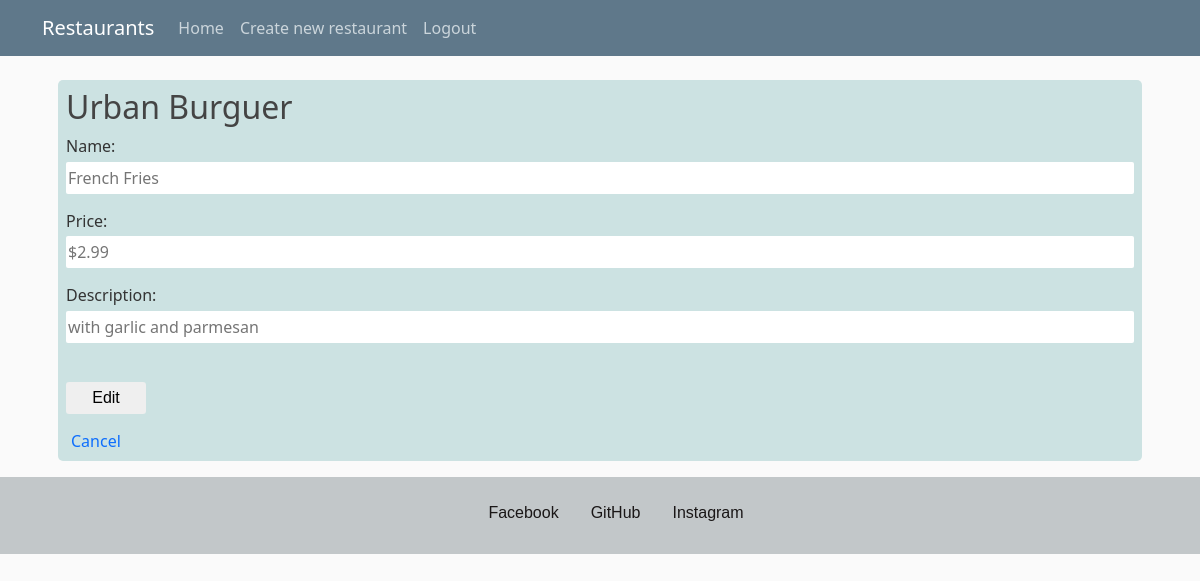
The page /restaurant/1/menu/2/edit (signed in) on the database its author committed.
### restaurant_appf/models.py (models this page shows, shortened)
class Restaurant(db.Model):
    __tablename__ = 'restaurant'
    id = db.Column(db.Integer, primary_key=True)
    name = db.Column(db.String(250), nullable=False)
    user_id = db.Column(db.Integer, db.ForeignKey('user.id'))
    user = db.relationship(User)

class MenuItem(db.Model):
    __tablename__ = 'menu_item'
    name = db.Column(db.String(80), nullable=False)
    id = db.Column(db.Integer, primary_key=True)
    description = db.Column(db.String(250))
    price = db.Column(db.String(8))
    course = db.Column(db.String(250))
    restaurant_id = db.Column(db.Integer, db.ForeignKey('restaurant.id'))
    restaurant = db.relationship(Restaurant)
    user_id = db.Column(db.Integer, db.ForeignKey('user.id'))
    user = db.relationship(User)

### restaurant_appf/routes.py (the view)
@app.route('/restaurant/<int:restaurant_id>/menu/<int:menu_id>/edit', methods=['GET', 'POST'])
@login_required
def edit_menu_item(restaurant_id, menu_id):
    restaurant = db.session.query(Restaurant).filter_by(id=restaurant_id).first()
    items = db.session.query(MenuItem).filter_by(id=menu_id).first()
    if request.method == 'POST':
        if request.form['menu_name']:
            items.name = request.form['menu_name']
        if request.form['menu_price']:
            items.price = request.form['menu_price']
        if request.form['menu_description']:
            items.description = request.form['menu_description']
        db.session.add(items)
        db.session.commit()
        flash('Item edited successfully!', 'success')
        return redirect(url_for('show_menu', restaurant_id=restaurant_id))
    else:
        return render_template('edit_menu_item.html', restaurant_id=restaurant_id, menu_id=menu_id, i=items, r=restaurant)

### restaurant_appf/models.py (called while the page is built)
@login_manager.user_loader
def load_user(user_id):
    try:
        return User.query.get(user_id)
    except:
        return None

### restaurant_appf/templates/edit_menu_item.html
{% extends "layout.html" %}
{% block content %}
<div class="main_div">
  <h2>{{ r.name }}</h2>
  <form class="" action="{{ url_for('edit_menu_item', restaurant_id=restaurant_id, menu_id=menu_id) }}" method="post">
    <p>Name:</p>
    <input type="text" name="menu_name" placeholder="{{ i.name }}">
    <p>Price:</p>
    <input type="text" name="menu_price" placeholder="{{ i.price }}">
    <p>Description:</p>
    <input type="text" name="menu_description" placeholder="{{ i.description }}">
    <br> <br>
    <input type="submit" value="Edit">
  </form>
  <a href="{{ url_for('show_menu', restaurant_id=restaurant_id) }}" class="cancel_button">Cancel</a>
</div>
{% endblock %}

### restaurant_appf/static/styles.css (style rules this page uses)
body { background: #fafafa; color: #333333; margin-top: 5rem; }
h1, h2, h3, h4, h5, h6 { color: #444444; }
p { margin-bottom: 3.5px; font-weight: 480; }
input[type=text] { border-radius: 2px; }
input[type=submit] { width: 5em; font-family: Verdana, Geneva, Tahoma, sans-serif; font-weight: 500; }
.main_div, .menu_item, .show_restaurants { background-color: rgb(204, 226, 226); border-radius: 5px; margin: 1em; padding: 8px; }
a { text-decoration: none; }
.cancel_button { margin: 5px; }
input, button { border-radius: 3px; width: 100%; margin-bottom: 15px; height: 2em; border: none; }

### rows shown on the page
Restaurant: name "Urban Burguer"
MenuItem: menu_name "French Fries", menu_price "$2.99", menu_description "with garlic and parmesan"
